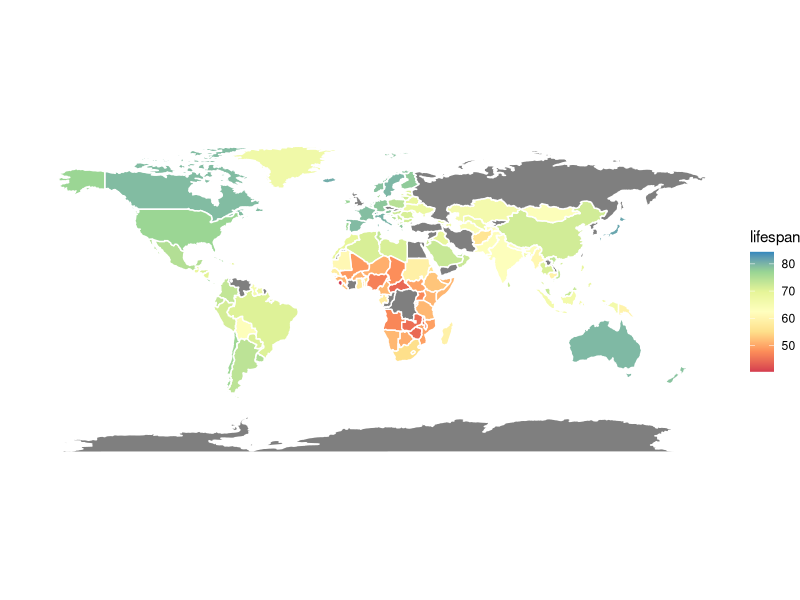
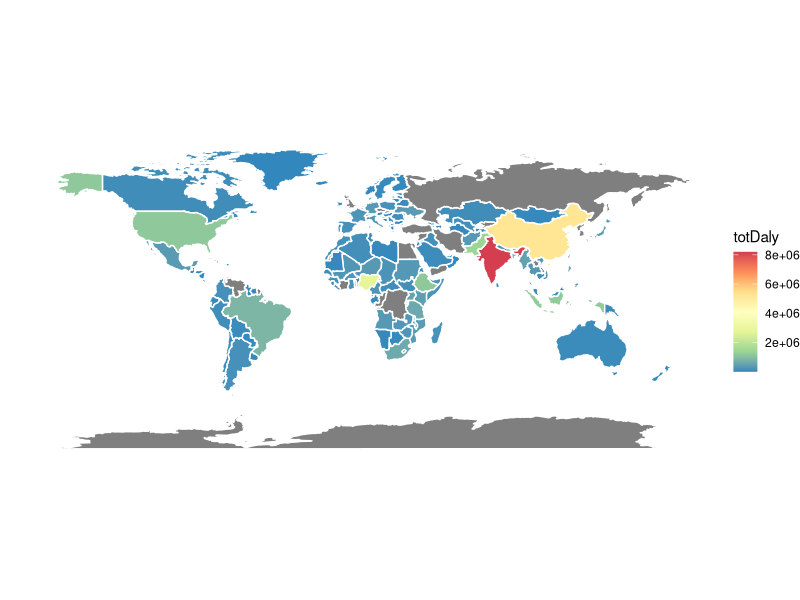

These charts were generated, in order, by the following R code:
library(readr)
library(dplyr)

# cleaning data 
data <- read_csv("life expectancy.csv")

# remove corruption file, which has the most NAs 
rm_corruption <- data[-c(12)]

# rename all columns 
df <- rm_corruption %>% 
  rename( "country" = "Country Name",
          "code" = "Country Code",
          "region" = "Region", 
          "inc" = "IncomeGroup",
          "year" = "Year",
          "lifespan" = "Life Expectancy World Bank",
          "starving" = "Prevelance of Undernourishment",
          "health" = "Health Expenditure %",
          "edu" = "Education Expenditure %",
          "unemp" = "Unemployment",
          "sanitation" = "Sanitation",
          "injury" = "Injuries",
          "comm" = "Communicable",
          "noncomm" = "NonCommunicable"
  )

View(df)

library(ggplot2)
world0=map_data("world")
#ggplot(world,aes(x=long,y=lat,group=group))+geom_polygon(color="white",fill="tomato")+coord_quickmap()
world=world0%>%rename("country"=region)%>%select(-subregion)%>%mutate(country=ifelse(country=="USA","United States",country))

#y=any(world$country == "United States")

#z=df%>%arrange(desc(country))

#datWorld=left_join(df,world,by="country")%>%select(long,lat,group,order,country,region,lifespan,noncomm)

datWorld=full_join(df,world,by="country")%>%select(long,lat,group,order,country,region,lifespan,injury,comm,noncomm)

library(RColorBrewer)

ggplot(datWorld,aes(x=long,y=lat,group=group,fill=lifespan))+geom_polygon(color="white")+scale_fill_distiller(palette="Spectral",direction=1)+coord_quickmap()+theme_classic()+theme_void()

datWorld2=datWorld%>%mutate(totDaly=((injury+comm+noncomm)/lifespan))
View(datWorld2)

ggplot(datWorld2,aes(x=long,y=lat,group=group,fill=totDaly))+geom_polygon(color="white")+scale_fill_distiller(palette="Spectral",direction=-1)+coord_quickmap()+theme_classic()+theme_void()


